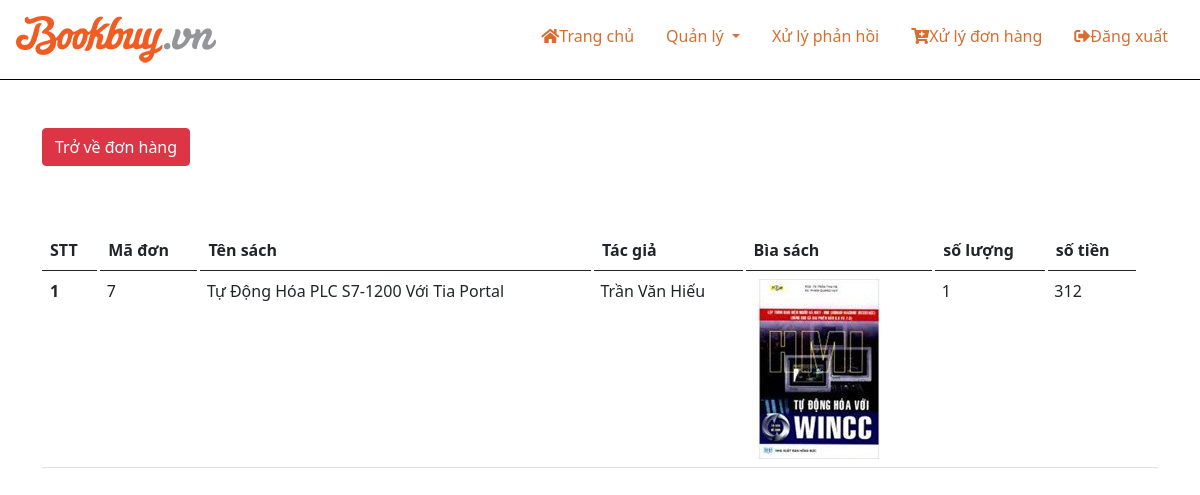
Screenshot of /admin/detail_cart.php?orderid=7 (signed in) with the database file from the repository.
### tables this page shows
CREATE TABLE `order_items` (
  `orderid` int(10) NOT NULL,
  `book_isbn` varchar(20) NOT NULL,
  `item_price` float DEFAULT 0,
  `quantity` tinyint(3) NOT NULL
);

CREATE TABLE `books` (
  `book_isbn` varchar(20) NOT NULL,
  `book_title` varchar(60) NOT NULL,
  `book_author` varchar(60) NOT NULL,
  `book_image` varchar(40) DEFAULT NULL,
  `book_Category` varchar(255) DEFAULT NULL,
  `book_descr` text DEFAULT NULL,
  `book_price` decimal(6,2) NOT NULL,
  `publisherid` int(10) NOT NULL
);

### admin/detail_cart.php (the view)
<?php
include('header.php');
?>
<div class="container">
    <div class="row">
        <div class="col-4">
            <p class="lead btn btn-danger mt-5 mb-3 "><a href="./handle_cart.php" class="text-decoration-none text-white">Trở về đơn hàng</a></p>
        </div>
        <div class="col-12 mt-5">
            <table class="table">
                <thead>
                    <tr>
                        <th scope="col">STT</th>
                        <th scope="col"> Mã đơn</th>
                        <th scope="col">Tên sách</th>
                        <th scope="col">Tác giả</th>
                        <th scope="col">Bìa sách</th>
                        <th scope="col">số lượng</th>
                        <th scope="col">số tiền</th>
                    </tr>
                </thead>
                <tbody>
                    <?php
                    if (isset($_GET['orderid'])) {
                        $orderid = $_GET['orderid'];
                    }
                    $sql = "SELECT * FROM order_items, books WHERE orderid= '$orderid' and order_items.book_isbn = books.book_isbn";
                    $result = mysqli_query($conn, $sql);
                    if (mysqli_num_rows($result) > 0) {
                        $i = 1;
                        while ($row = mysqli_fetch_assoc($result)) {
                    ?>
                            <tr>
                                <th scope="row"><?php echo $i; ?> </th>
                                <td><?php echo $row['orderid']; ?> </td>
                                <td><?php echo $row['book_title']; ?> </td>
                                <td><?php echo $row['book_author']; ?> </td>
                                <td><img src="../<?php echo $row['book_image']; ?> " alt=""></td>
                                <td><?php echo $row['quantity']; ?> </td>
                                <td><?php echo $row['item_price']; ?> </td>
                                <td></td>
                            </tr>
                    <?php
                            $i++;
                        }
                    }
                    ?>
                </tbody>
            </table>
        </div>
    </div>
</div>

### admin/index.css (style rules this page uses)
* { padding: 0; margin: 0; box-sizing: border-box; text-decoration: none; }
:root { --color-main: #d86d2f; }
.table thead tr th { border-bottom: 1px solid #000; border-right: 3px solid rgba(0,0,0,0); }

### rows the page displays
order_items: orderid "7", book_isbn.book_title "Tự Động Hóa PLC S7-1200 Với Tia Portal", book_isbn.book_author "Trần Văn Hiếu", book_isbn.book_image (picture), quantity "1", item_price "312"
